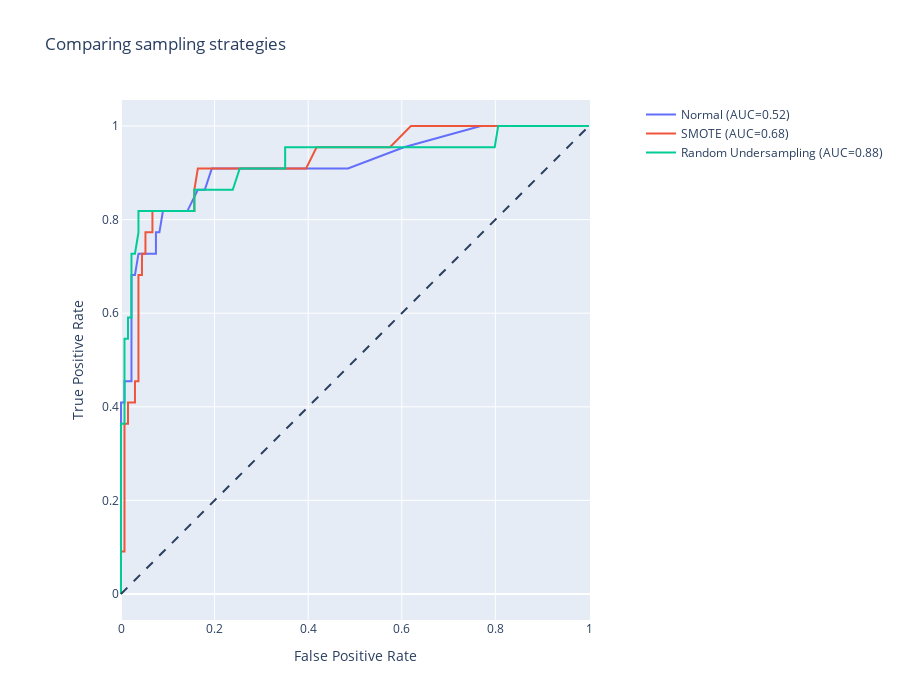

Notebook code for this chart:
### Markdown cell above
### Model Fitting

### Code cell
fig = go.Figure()
fig.add_shape(
    type='line', line=dict(dash='dash'),
    x0=0, x1=1, y0=0, y1=1
)

for label, pair in train_test_pairs.items(): 
    clf = RandomForestClassifier(max_depth=15, 
                                 n_estimators=200, 
                                 class_weight = "balanced_subsample", 
                                 random_state=42)
    clf.fit(pair[0], pair[1])
    y_pred= clf.predict(X_test) 
    fpr, tpr, thresholds = metrics.roc_curve(y_test, clf.predict_proba(X_test)[:,1])
    auc = metrics.roc_auc_score(y_test, clf.predict(X_test))

    name = f"{label} (AUC={auc:.2f})"
    fig.add_trace(go.Scatter(x=fpr, y=tpr, name=name, mode='lines'))

fig.update_layout(
xaxis_title='False Positive Rate',
yaxis_title='True Positive Rate',
yaxis=dict(scaleanchor="x", scaleratio=1),
xaxis=dict(constrain='domain'),
width=900, height=700
)
fig.update_layout(title_text="Comparing sampling strategies")
fig.show()
